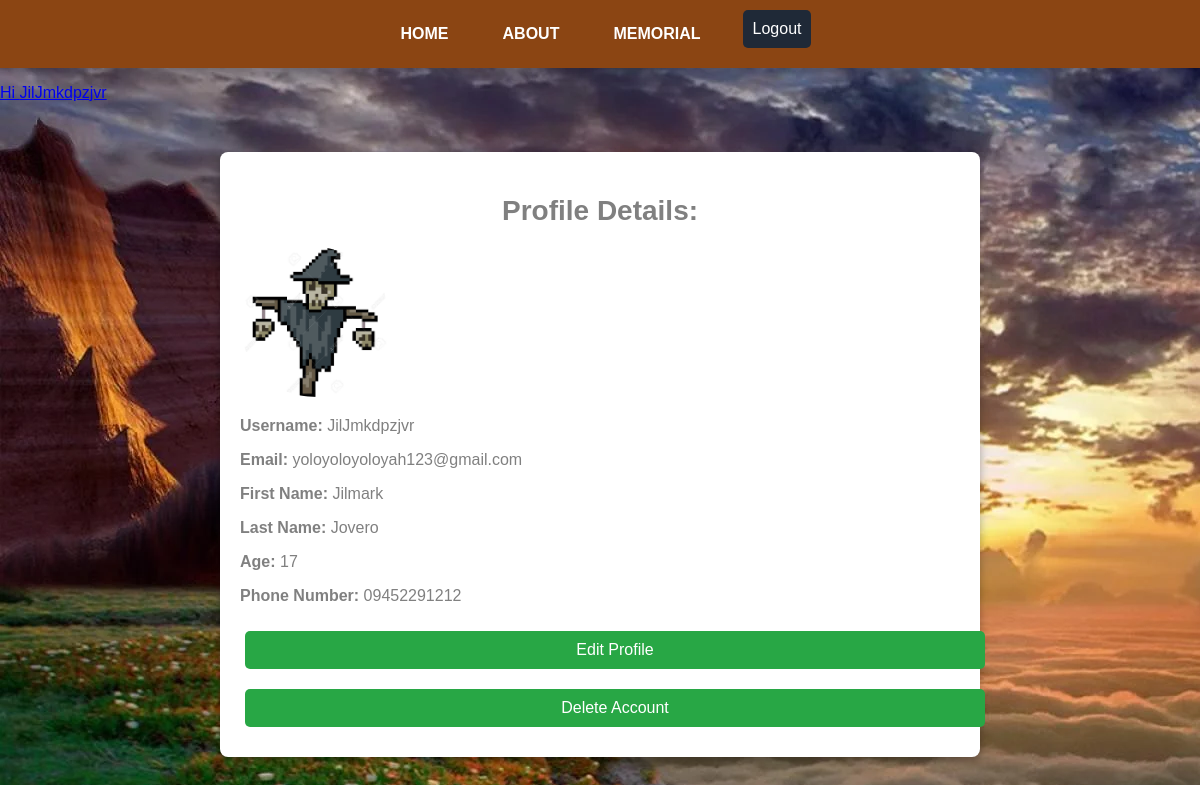
Page /accounts/profile/ (signed in) on the committed database.
### accounts/models.py (models this page shows)
class CustomUser(AbstractUser):
    image = models.ImageField(upload_to='profile_pics/', blank=True, null=True)
    age = models.IntegerField(null=True, blank=True)
    REQUIRED_FIELDS = ['email', 'age']
    USERNAME_FIELD = 'username'
    phone_number = models.CharField(max_length=20, null=True, blank=True)

### accounts/views.py (the view)
# urls.py: path('profile/', ProfileDetailView.as_view(), name='profile'),
class ProfileDetailView(LoginRequiredMixin, DetailView):
    model = CustomUser
    template_name = 'registration/profile.html'
    def get_object(self):
        return self.request.user  # Display the logged-in user's profile

### app/templates/registration/profile.html
{% extends "app/base.html" %}
{% block content %}
<div class="formm">
  <h2 style="color: gray;">Profile Details:</h2>
  {% if user.image %}
                <img src="{{ user.image.url }}" alt="Profile Picture" height="150" width="150" style="border-radius: 50%">
            {% else %}
                <img src="#" alt="Default Profile Picture">
            {% endif %}
  <p style="color: gray;"><strong>Username:</strong> {{ user.username }}</p>
  <p style="color: gray;"><strong>Email:</strong> {{ user.email }}</p>
  <p style="color: gray;"><strong>First Name:</strong> {{ user.first_name }}</p>
  <p style="color: gray;"><strong>Last Name:</strong> {{ user.last_name }}</p>
  <p style="color: gray;"><strong>Age:</strong> {{ user.age }}</p>
  <p style="color: gray;"><strong>Phone Number:</strong> {{ user.phone_number }}</p>
  <a href="{% url 'profileedit' %}" class="input_button">Edit Profile</a>
  <a href="{% url 'profiledelete' %}" class="input_button">Delete Account</a>
</div>
{% endblock %}

### app/templates/app/base.html (shortened to what this page needs)
{% load static %}
<!DOCTYPE html>
<html lang="en">
<head>
    <link rel="stylesheet" href="{% static 'css/base.css' %}">
</head>
<body style="background-image: url('{% static "images/Memorial Background.png" %}' )  " >
    {% include 'app/navbar.html' %}
    {% if user.is_authenticated %}
    <a href="{% url 'profile' %}" class="logo-container">
        <p> Hi {{user.username}}</p></a>
    {% else %}
    <p> You are not Login</p>
    <a href="{% url 'login' %}">Login</a>
    {% endif %}
    {% block content%}
    {% endblock content %}
</body>
</html>

### static/css/base.css (style rules this page uses)
body { font-family: Arial, sans-serif; margin: 0; padding: 0; background-color: #f9f9f9; }
.input_button { display: inline-block; margin: 10px 5px; padding: 10px 15px; font-size: 16px; color: #ffffff; background-color: #007bff; text-decoration: none; border: none; border-radius: 5px; cursor: pointer; transition: background-color 0.3s ease-in-out; }
body { font-family: Arial, sans-serif; margin: 0; padding: 0; background-color: #f7f7f7; }
h2 { text-align: center; color: #333333; font-size: 28px; margin-bottom: 20px; }
a.input_button { display: inline-block; text-align: center; width: 100%; padding: 10px; background-color: #28a745; color: #ffffff; text-decoration: none; border-radius: 5px; font-size: 16px; cursor: pointer; transition: background-color 0.3s ease-in-out; }
.formm { width: 60%; margin: 50px auto; padding: 20px; background: #ffffff; box-shadow: 0 4px 8px rgba(0, 0, 0, 0.3); border-radius: 8px; }

### rows in the picture
CustomUser: username "JilJmkdpzjvr", image (picture), email "yoloyoloyoloyah123@gmail.com", first_name "Jilmark", last_name "Jovero", age "17", phone_number "09452291212"
